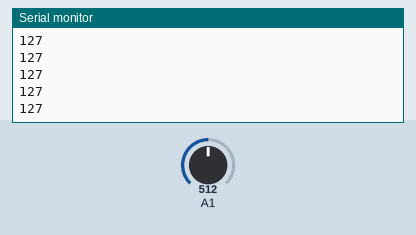
Recording of a sketch running on a simulated Arduino Uno, built with avr-gcc and run on an emulated ATmega328P. Shown: the last lines printed to the serial monitor. The inputs (shaded band) are chosen by the test bench; at power-on: A1 = 512.

Above: at 1.2 s.
1.3 s: A1 set to 716
At 1.31 s:
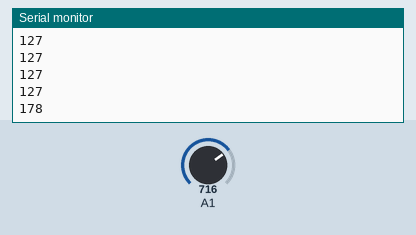
2.8 s: A1 set to 900
At 2.81 s:
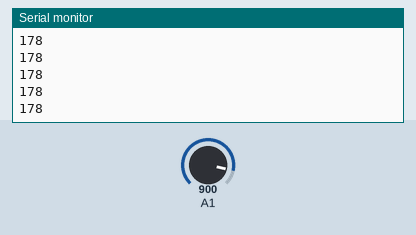
Timing chart, 0 to 5.8 s (numbered marks = the images above; inputs shaded):
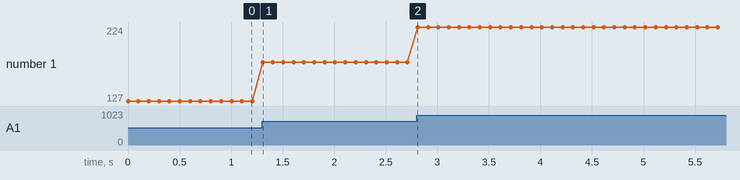

Measured:
- after the input at 1.3 s, the serial monitor: prints a new line at once (image 1)
- plotted number 1: 127 → 178 after the input at 1.3 s, 178 → 224 after the input at 2.8 s

The sketch:

Senor_Ellipse_Assigment.ino
```cpp
 // I chose to coonect the potentiometer to A1.
 //The potentiometer (sensor readings) value controls the horizontal position of the ellipse I used in p5

  // starting serial communication with p5
void setup() {
  Serial.begin(9600);
}

  // for reading the potentiometer value.
void loop() {
  int potentiometer = analogRead(A1);

  // changing the reaidng value from 1023 to 255 (0–255)
  int mappedPotValue = map(potentiometer, 0, 1023, 0, 255);

  // sending the mapped value to p5
  // println also adds a new line character at the end
  Serial.println(mappedPotValue);

  delay(100);
}
```
